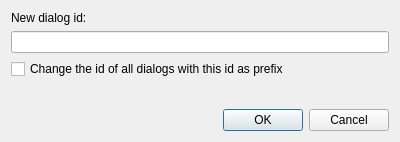
<?xml version="1.0" encoding="UTF-8"?>
<ui version="4.0">
 <class>SolarusEditor::ChangeDialogIdDialog</class>
 <widget class="QDialog" name="SolarusEditor::ChangeDialogIdDialog">
  <property name="geometry">
   <rect>
    <x>0</x>
    <y>0</y>
    <width>400</width>
    <height>142</height>
   </rect>
  </property>
  <property name="windowTitle">
   <string>Change dialog id</string>
  </property>
  <layout class="QVBoxLayout" name="verticalLayout_3">
   <item>
    <widget class="QLabel" name="dialog_id_label">
     <property name="text">
      <string>New dialog id:</string>
     </property>
    </widget>
   </item>
   <item>
    <widget class="QLineEdit" name="dialog_id_field"/>
   </item>
   <item>
    <widget class="QCheckBox" name="prefix_mode_field">
     <property name="text">
      <string>Change the id of all dialogs with this id as prefix</string>
     </property>
    </widget>
   </item>
   <item>
    <spacer name="verticalSpacer">
     <property name="orientation">
      <enum>Qt::Orientation::Vertical</enum>
     </property>
     <property name="sizeHint" stdset="0">
      <size>
       <width>0</width>
       <height>0</height>
      </size>
     </property>
    </spacer>
   </item>
   <item>
    <widget class="QDialogButtonBox" name="button_box">
     <property name="orientation">
      <enum>Qt::Orientation::Horizontal</enum>
     </property>
     <property name="standardButtons">
      <set>QDialogButtonBox::StandardButton::Cancel|QDialogButtonBox::StandardButton::Ok</set>
     </property>
    </widget>
   </item>
  </layout>
 </widget>
 <resources/>
 <connections>
  <connection>
   <sender>button_box</sender>
   <signal>accepted()</signal>
   <receiver>SolarusEditor::ChangeDialogIdDialog</receiver>
   <slot>accept()</slot>
   <hints>
    <hint type="sourcelabel">
     <x>248</x>
     <y>254</y>
    </hint>
    <hint type="destinationlabel">
     <x>157</x>
     <y>274</y>
    </hint>
   </hints>
  </connection>
  <connection>
   <sender>button_box</sender>
   <signal>rejected()</signal>
   <receiver>SolarusEditor::ChangeDialogIdDialog</receiver>
   <slot>reject()</slot>
   <hints>
    <hint type="sourcelabel">
     <x>316</x>
     <y>260</y>
    </hint>
    <hint type="destinationlabel">
     <x>286</x>
     <y>274</y>
    </hint>
   </hints>
  </connection>
 </connections>
</ui>
